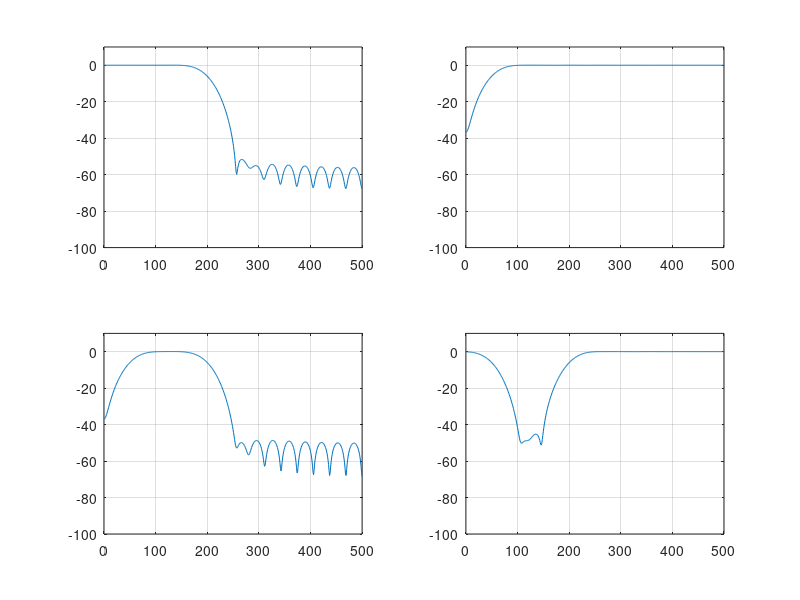

MATLAB code to generate this figure:
clear all;
clc;

%%%%%%%%%%%%%%%%%%%%%%%%%%%%%%%%%%%%%%%%%%%%%%%%%%%%%%%%%%%%%%%%%%%%%%%%%%%
% Lowpass filter (LPF)
% Order (N-1), sampling frequency (Fs), cutoff frequency (Fc).
N = 32;
Fs = 1000;
Fc = 200;

% Normalised cutoff frequency of a lowpass filter (Wc).
Wc = 2 * pi * Fc / Fs;

% Filter indexes (n and m).
n = [0:N-1];
m = N/2;

% Calculation of coefficients of Hamming window (w).
for i = 1:N

    w(i) = 0.54 + 0.46 * cos((2 * pi * (n(i) - m)) / (N - 1));

end

% Calculation of impulse response of FIR filter (h).
for i = 1:N

    if i == N/2 + 1
        
        h(i) = Wc / pi;
    
    else

        h(i) =  sin(Wc * (n(i) - m)) / (pi * (n(i) - m));

    end  

end

% Applying window to the calculated impulse response (h).
h = h .* w;

% Calculation of transfer function of the filter (H).
step = 1;
f = [0:step:Fs/2];

for i = 1:length(f)

    Hlp(i) = sum(h .* exp(-1j * 2 * pi * f(i) .* (n - m) / Fs));

end

%%%%%%%%%%%%%%%%%%%%%%%%%%%%%%%%%%%%%%%%%%%%%%%%%%%%%%%%%%%%%%%%%%%%%%%%%%%
% Highpass filter (HPF)
% Order (N-1), sampling frequency (Fs), cutoff frequency (Fc).
N = 32;
Fs = 1000;
Fc = 50;

% Normalised cutoff frequency of a lowpass filter (Wc).
Wc = 2 * pi * Fc / Fs;

% Filter indexes (n and m).
n = [0:N-1];
m = N/2;

% Calculation of coefficients of Hamming window (w).
for i = 1:N

    w(i) = 0.54 + 0.46 * cos((2 * pi * (n(i) - m)) / (N - 1));

end

% Calculation of impulse response of FIR filter (h).
for i = 1:N

    if i == N/2 + 1
        
        h(i) = 1 - Wc / pi;
    
    else

        h(i) =  -sin(Wc * (n(i) - m)) / (pi * (n(i) - m));

    end  

end

% Applying window to the calculated impulse response (h).
h = h .* w;

% Calculation of transfer function of the filter (H).
step = 1;
f = [0:step:Fs/2];

for i = 1:length(f)

    Hhp(i) = sum(h .* exp(-1j * 2 * pi * f(i) .* (n - m) / Fs));

end

%%%%%%%%%%%%%%%%%%%%%%%%%%%%%%%%%%%%%%%%%%%%%%%%%%%%%%%%%%%%%%%%%%%%%%%%%%%
% Bandpass filter (BPF)
% Order (N-1), sampling frequency (Fs), cutoff frequencies (Fc1 and Fc2).
N = 32;
Fs = 1000;
Fc1 = 50;
Fc2 = 200;

% Normalised cutoff frequencies of bandpass filter (Wc1 and Wc2).
Wc1 = 2 * pi * Fc1 / Fs;
Wc2 = 2 * pi * Fc2 / Fs;

% Filter indexes (n and m).
n = [0:N-1];
m = N/2;

% Calculation of coefficients of Hamming window (w).
for i = 1:N

    w(i) = 0.54 + 0.46 * cos((2 * pi * (n(i) - m)) / (N - 1));

end

% Calculation of impulse response of FIR filter (h).
for i = 1:N

    if i == N/2 + 1
        
        h(i) = (Wc2 - Wc1) / pi;
    
    else

        h(i) =  (sin(Wc2 * (n(i) - m)) - sin(Wc1 * (n(i) - m))) ...
              / (pi * (n(i) - m));

    end  

end

% Applying window to the calculated impulse response (h).
h = h .* w;

% Calculation of transfer function of the filter (H).
step = 1;
f = [0:step:Fs/2];

for i = 1:length(f)

    Hbp(i) = sum(h .* exp(-1j * 2 * pi * f(i) .* (n - m) / Fs));

end

%%%%%%%%%%%%%%%%%%%%%%%%%%%%%%%%%%%%%%%%%%%%%%%%%%%%%%%%%%%%%%%%%%%%%%%%%%%
% Bandstop filter (BPF)
% Order (N-1), sampling frequency (Fs), cutoff frequencies (Fc1 and Fc2).
N = 32;
Fs = 1000;
Fc1 = 50;
Fc2 = 200;

% Normalised cutoff frequencies of bandpass filter (Wc1 and Wc2).
Wc1 = 2 * pi * Fc1 / Fs;
Wc2 = 2 * pi * Fc2 / Fs;

% Filter indexes (n and m).
n = [0:N-1];
m = N/2;

% Calculation of coefficients of Hamming window (w).
for i = 1:N

    w(i) = 0.54 + 0.46 * cos((2 * pi * (n(i) - m)) / (N - 1));

end

% Calculation of impulse response of FIR filter (h).
for i = 1:N

    if i == N/2 + 1
        
        h(i) = 1 - (Wc2 - Wc1) / pi;
    
    else

        h(i) =  (sin(Wc1 * (n(i) - m)) - sin(Wc2 * (n(i) - m))) ...
              / (pi * (n(i) - m));

    end  

end

% Applying window to the calculated impulse response (h).
h = h .* w;

% Calculation of transfer function of the filter (H).
step = 1;
f = [0:step:Fs/2];

for i = 1:length(f)

    Hbs(i) = sum(h .* exp(-1j * 2 * pi * f(i) .* (n - m) / Fs));

end

%%%%%%%%%%%%%%%%%%%%%%%%%%%%%%%%%%%%%%%%%%%%%%%%%%%%%%%%%%%%%%%%%%%%%%%%%%%
% Plots
% Transfer function plots for every filter topology.
subplot(2,2,1);
title('Subplot 1: Transfer function of a lowpass filter.');
xmin = 0; xmax = Fs/2; ymin = -100; ymax = 10;
plot(f, 20*log10(abs(Hlp)));
grid on;
axis([xmin xmax ymin ymax]);

subplot(2,2,2);
title('Subplot 1: Transfer function of a highpass filter.');
xmin = 0; xmax = Fs/2; ymin = -100; ymax = 10;
plot(f, 20*log10(abs(Hhp)));
grid on;
axis([xmin xmax ymin ymax]);

subplot(2, 2, 3);
title('Subplot 3: Transfer function of a bandpass filter.');
xmin = 0; xmax = Fs/2; ymin = -100; ymax = 10;
plot(f, 20*log10(abs(Hbp)));
grid on;
axis([xmin xmax ymin ymax]);

subplot(2, 2, 4);
title('Subplot 3: Transfer function of a bandpass filter.');
xmin = 0; xmax = Fs/2; ymin = -100; ymax = 10;
plot(f, 20*log10(abs(Hbs)));
grid on;
axis([xmin xmax ymin ymax]);